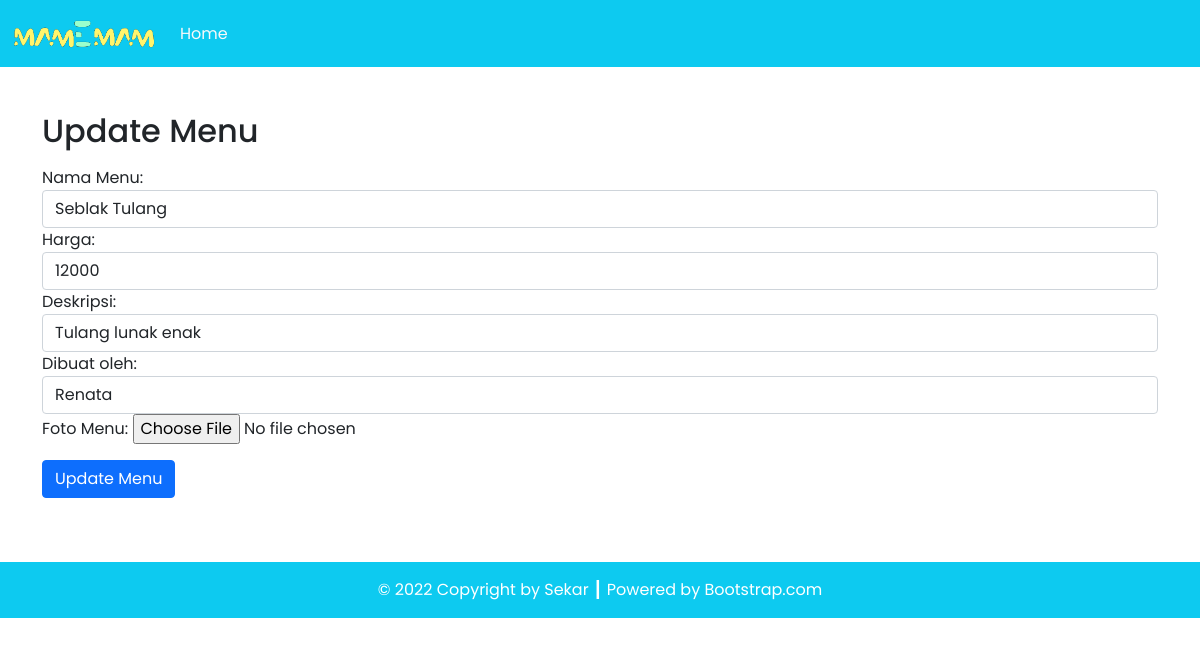
Page /dpbo_tp3/updateMenu.php?id=1 on the committed database.
### tables this page shows
CREATE TABLE `menu` (
  `id_menu` int(11) NOT NULL AUTO_INCREMENT,
  `nama_menu` varchar(50) NOT NULL,
  `foto_menu` varchar(100) NOT NULL,
  `harga` int(11) NOT NULL,
  `deskripsi` varchar(250) NOT NULL,
  `id_chef` int(11) NOT NULL,
  PRIMARY KEY (`id_menu`),
  KEY `id_chef` (`id_chef`),
  CONSTRAINT `menu_ibfk_2` FOREIGN KEY (`id_chef`) REFERENCES `chef` (`id_chef`) ON UPDATE CASCADE
);

### dpbo_tp3/config/db.php (called while the page is built)
<?php
$DB_HOST = "localhost";
$DB_USERNAME = "root";
$DB_PASSWORD = "";
$DB_NAME = "db_restoran";

### dpbo_tp3/classes/DB.php (called while the page is built, shortened)
<?php
class DB
{
    private $hostname;
    private $username;
    private $password;
    private $dbname;
    private $conn;
    private $result;
    function __construct($hostname, $username, $password, $dbname)
    {
        $this->hostname = $hostname;
        $this->username = $username;
        $this->password = $password;
        $this->dbname = $dbname;
    }
    function open()
    {
        $this->conn = mysqli_connect($this->hostname, $this->username, $this->password, $this->dbname);
    }
    function execute($query)
    {
        $this->result = mysqli_query($this->conn, $query);
    }
    function getResult()
    {
        return mysqli_fetch_array($this->result);
    }
}

### dpbo_tp3/classes/Menu.php (called while the page is built, shortened)
<?php
class Menu extends DB
{
    function getMenuById($id)
    {
        $query = "SELECT * FROM menu JOIN chef ON menu.id_chef=chef.id_chef WHERE id_menu=$id";
        return $this->execute($query);
    }
}

### dpbo_tp3/classes/Chef.php (called while the page is built, shortened)
<?php
class Chef extends DB
{
    function getChef()
    {
        $query = "SELECT * FROM chef";
        return $this->execute($query);
    }
}

### dpbo_tp3/updateMenu.php (the view, shortened to what this page needs)
<?php
include('config/db.php');
include('classes/DB.php');
include('classes/Chef.php');
include('classes/Menu.php');
$chef = new Chef($DB_HOST, $DB_USERNAME, $DB_PASSWORD, $DB_NAME);
$menu = new Menu($DB_HOST, $DB_USERNAME, $DB_PASSWORD, $DB_NAME);
$chef->open();
$menu->open();
$chef->getChef();
$data = null;
$id = $_GET['id'];
$menu->getMenuById($id);
$row = $menu->getResult();
$dataNama = $row['nama_menu'];
$dataHarga = $row['harga'];
$dataDeskripsi = $row['deskripsi'];
$dataChef = $row['id_chef'];
$data .= '<form action="updateMenu.php?id='.$id.'" method="POST" enctype="multipart/form-data">
<div class="form-group">
  <label for="nama_menu">Nama Menu:</label>
  <input
    type="text"
    class="form-control"
    id="nama_menu"
    name="nama_menu"
    value="'.$dataNama.'"
    required />
</div>
<div class="form-group">
  <label for="harga">Harga:</label>
  <input
    type="text"
    class="form-control"
    id="harga"
    name="harga"
    value="'.$dataHarga.'"
    required />
</div>
<div class="form-group">
  <label for="deskripsi">Deskripsi:</label>
  <input
    type="text"
    class="form-control"
    id="deskripsi"
    name="deskripsi"
    value="'.$dataDeskripsi.'"
    required />
</div>
<div class="form-group">
  <label for="id_chef">Dibuat oleh:</label>
  <select
    class="form-control"
    id="id_chef"
    name="id_chef"
    required>
    .';
while ($row = $chef->getResult()) {
    $selected = ($row['id_chef'] == $dataChef) ? 'selected' : '';
    $data .= '<option value="' . $row['id_chef'] . '" ' . $selected . '>' . $row['nama_chef'] . '</option>';
}
$data .= '</select>
</div>
<div class="form-group mb-3">
  <label for="foto_menu">Foto Menu:</label>
  <input
    type="file"
    class="form-control-file"
    id="foto_menu"
    name="foto_menu"
    required />
</div>
<button type="submit" class="btn btn-primary" id="submit" name="submit">
  Update Menu
</button>
</form>';

### rows in the picture
menu: nama_menu "Seblak Tulang", harga "12000", deskripsi "Tulang lunak enak"

### other values in the picture
$this->content "Home Update Menu © 2022 Copyright by Sekar ┃ Powered by Bootstrap.com"
form field id_chef "Renata"
